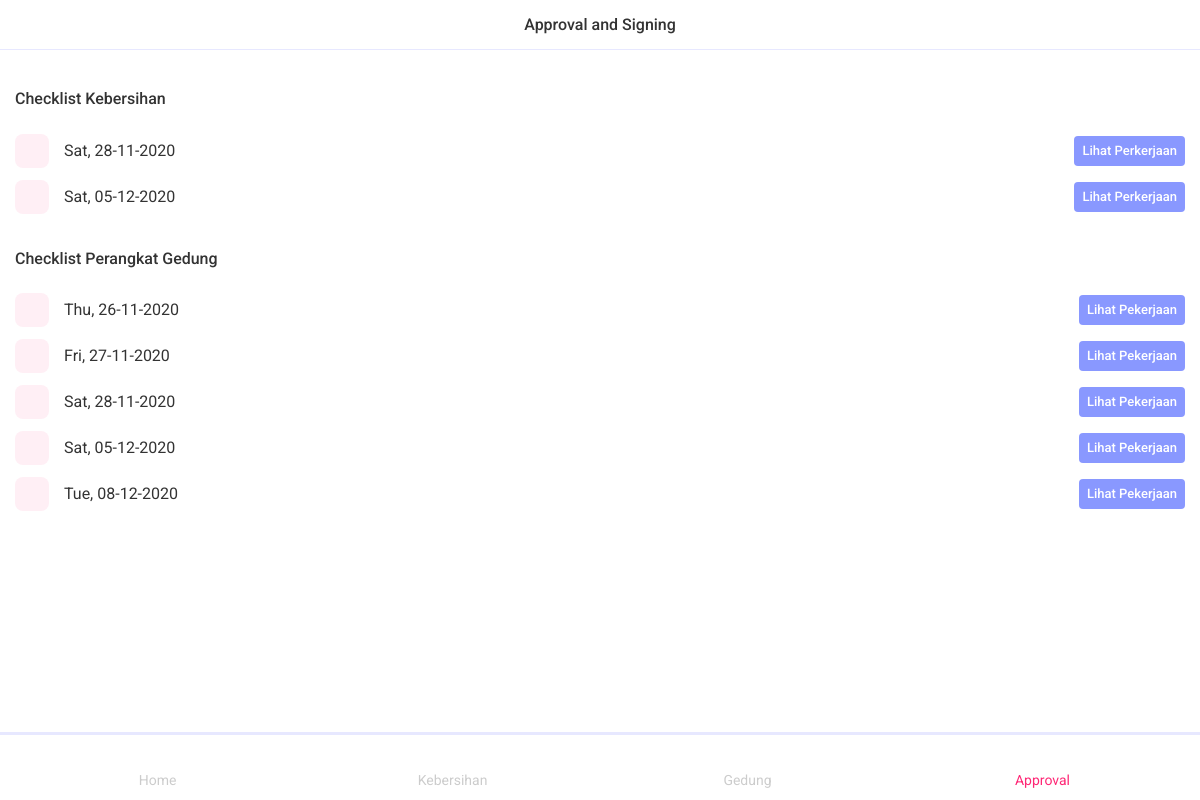
Before: /profile=maker/notification (signed in) with the older database file.
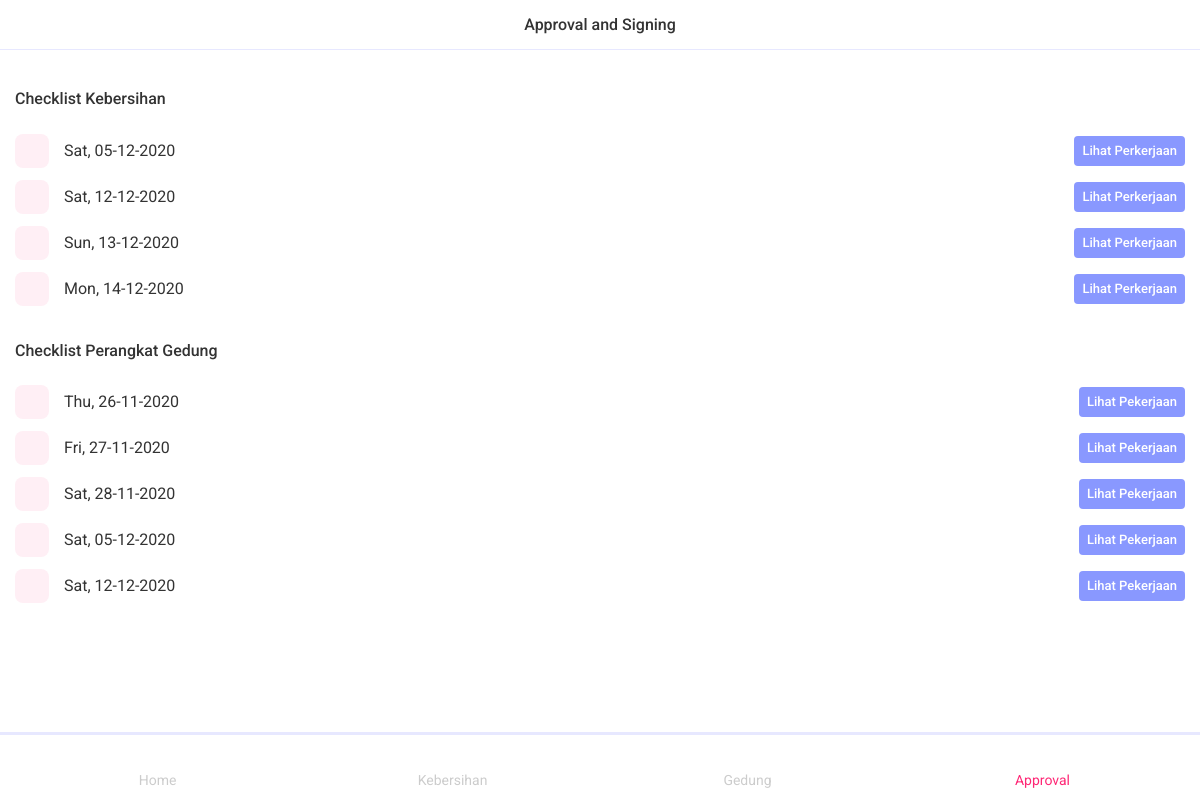
After: the same page with the newer database file.
### cleaning/models.py (models this page shows, shortened)
class cln_day(models.Model):
    hari_ini = models.DateField(
        name="hariIni", auto_now=False, auto_now_add=False, verbose_name="Hari ini")
    clnMaker = models.ForeignKey(User, verbose_name="Maker's Signature",
                                 on_delete=models.PROTECT, related_name="clnMaker", blank=True, null=True, limit_choices_to={'groups__name': 'maker'})
    clnChecker = models.ForeignKey(User, verbose_name="Checker's Signature",
                                   on_delete=models.PROTECT, related_name="clnChecker", blank=True, null=True, limit_choices_to={'groups__name': 'checker'})
    clnSigner = models.ForeignKey(User, verbose_name="Signer's Signature",
                                  on_delete=models.PROTECT, related_name="clnSigner", blank=True, null=True, limit_choices_to={'groups__name': 'signer'})
    class Meta:
        verbose_name = _("day")
        verbose_name_plural = _("days")

### menondc/models.py (models this page shows, shortened)
class mendc_day(models.Model):
    hari_ini = models.DateField(
        name="hariIni", auto_now=False, auto_now_add=False, verbose_name="Hari ini")
    mendcMaker = models.ForeignKey(User, verbose_name="Maker's Signature",
                                   on_delete=models.PROTECT, related_name="mendcMaker", blank=True, null=True, limit_choices_to={'groups__name': 'maker'})
    mendcChecker = models.ForeignKey(User, verbose_name="Checker's Signature",
                                     on_delete=models.PROTECT, related_name="mendcChecker", blank=True, null=True, limit_choices_to={'groups__name': 'checker'})
    mendcSigner = models.ForeignKey(User, verbose_name="Signer's Signature",
                                    on_delete=models.PROTECT, related_name="mendcSigner", blank=True, null=True, limit_choices_to={'groups__name': 'signer'})
    class Meta:
        verbose_name = _("day")
        verbose_name_plural = _("days")

### user/views.py (the view)
@ login_required(login_url='user_login')
def user_profile_notification(request, username):
    cln_days = None
    mendc_days = None
    if request.user.groups.all().first().name == 'maker':
        cln_days = cln_day.objects.filter(Q(clnMaker__isnull=True) & Q(
            clnChecker__isnull=True) & Q(clnSigner__isnull=True))[:5]
        mendc_days = mendc_day.objects.filter(Q(mendcMaker__isnull=True) & Q(
            mendcChecker__isnull=True) & Q(mendcSigner__isnull=True))[:5]
    if request.user.groups.all().first().name == 'checker':
        cln_days = cln_day.objects.filter(Q(clnMaker__isnull=False) & Q(
            clnChecker__isnull=True) & Q(clnSigner__isnull=True))[:5]
        mendc_days = mendc_day.objects.filter(Q(mendcMaker__isnull=False) & Q(
            mendcChecker__isnull=True) & Q(mendcSigner__isnull=True))[:5]
    if request.user.groups.all().first().name == 'signer':
        cln_days = cln_day.objects.filter(Q(clnMaker__isnull=False) & Q(
            clnChecker__isnull=False) & Q(clnSigner__isnull=True))[:5]
        mendc_days = mendc_day.objects.filter(Q(mendcMaker__isnull=False) & Q(
            mendcChecker__isnull=False) & Q(mendcSigner__isnull=True))[:5]
    context = {
        'cln_days': cln_days,
        'mendc_days': mendc_days,
    }
    return render(request, 'user/user_profile_notification.html', context)

### templates/user/user_profile_notification.html (shortened to what this page needs)
{% extends "base.html" %}{% load static %}
{% block navbar %}
<div class="title">Approval and Signing</div>
{% endblock navbar %}
{% block page_wrapper %}
{% if user.groups.all.0.name == 'maker' %}
<div class="badges">
    <div class="list-view">
        <div class="separator-large"></div>
        <div class="section-title">
            <h6>Checklist Kebersihan</h6>
        </div>
        <div class="separator-small"></div>
        <ul>
            {% for cln_day in cln_days %}
            <li class="list-item">
                <div class="list-media">
                    <i class="icon ion-ios-information-circle"></i>
                </div>
                <div class="list-label">
                    <div class="list-title"><a
                            href="{% url 'user_cln_notification_seefile' user.username cln_day.id cln_day.hariIni %}">{{ cln_day.hariIni | date:"D, d-m-Y" }}</a>
                    </div>
                    <div class="list-after">
                        <div class="button-default text-white">
                            <a href="{% url 'user_cln_notification_seefile' user.username cln_day.id cln_day.hariIni %}"
                                type="button" class="button button-small mt-0">Lihat Perkerjaan</a>
                        </div>
                    </div>
                </div>
            </li>
            {% empty %}
            <li class="list-item">
                <div class="list-label">
                    <div class="list-title" style='color:red'>Task Not Found</div>
            </li>
            {% endfor %}
        </ul>
        <div class="separator-large"></div>
        <div class="section-title">
            <h6>Checklist Perangkat Gedung</h6>
        </div>
        <div class="separator-small"></div>
        <ul>
            {% for mendc_day in mendc_days %}
            <li class="list-item">
                <div class="list-media">
                    <i class="icon ion-ios-information-circle"></i>
                </div>
                <div class="list-label">
                    <div class="list-title"><a
                            href="{% url 'user_mendc_notification_seefile' user.username mendc_day.id mendc_day.hariIni %}">{{ mendc_day.hariIni | date:"D, d-m-Y" }}</a>
                    </div>
                    <div class="list-after">
                        <div class="button-default text-white">
                            <a href="{% url 'user_mendc_notification_seefile' user.username mendc_day.id mendc_day.hariIni %}"
                                type="button" class="button button-small mt-0">Lihat Pekerjaan</a>
                        </div>
                    </div>
                </div>
            </li>
            {% empty %}
            <li class="list-item">
                <div class="list-label">
                    <div class="list-title" style='color:red'>Task Not Found</div>
            </li>
            {% endfor %}
        </ul>
    </div>
</div>
{% endif %}
{% endblock page_wrapper %}
{% block toolbar_bottom %}
<div class="separator-large"></div>
<ul class="toolbar-bottom toolbar-wrap">
    <li class="toolbar-item">
        <a href="{% url 'user_home' %}" class="toolbar-link">
            <i class="icon ion-ios-home"></i>
            <p>Home</p>
        </a>
    </li>
    <li class="toolbar-item">
        <a href="{% url 'cln_home' %}" class="toolbar-link">
            <i class="icon ion-ios-brush"></i>
            <p>Kebersihan</p>
        </a>
    </li>
    <li class="toolbar-item">
        <a href="{% url 'mendc_home' %}" class="toolbar-link">
            <i class="icon ion-ios-build"></i>
            <p>Gedung</p>
        </a>
    </li>
    <li class="toolbar-item">
        <a href="{% url 'user_profile_notification' user.username %}" class="toolbar-link toolbar-link-active">
            <i class="icon ion-ios-warning"></i>
            <p>Approval</p>
        </a>
    </li>
</ul>
{% endblock toolbar_bottom %}

Changed rows visible on the page:
no longer on this page (row edited): cln_day: hariIni "Sat, 28-11-2020"
no longer on this page (row edited): mendc_day: hariIni "Tue, 08-12-2020"
added cln_day: hariIni "Sat, 12-12-2020"
added cln_day: hariIni "Sun, 13-12-2020"
added cln_day: hariIni "Mon, 14-12-2020"
added mendc_day: hariIni "Sat, 12-12-2020"
